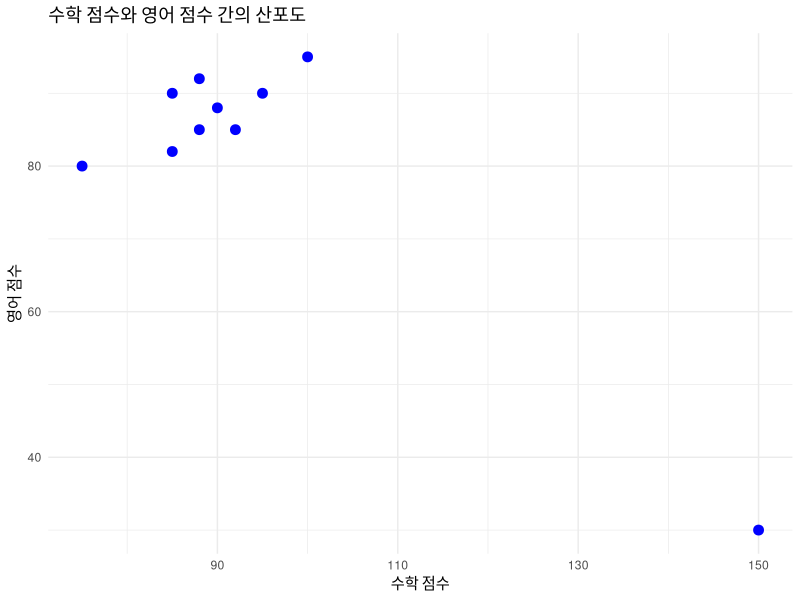

R code for this plot:

# 설치된 패키지 불러오기
library(openxlsx)

# ggplot2 패키지 로드
library(ggplot2)

# students 데이터프레임 생성 (이상치 포함)
students <- data.frame(
  학번 = 1:10,
  이름 = c("홍길동", "김영희", "이철수", "박영수", "최지혜", "한지민", 
         "강하늘", "조정석", "배수지", "김수현"),
  나이 = c(23, 25, 22, 24, 23, 24, 22, 25, 23, 24),
  수학 = c(90, 85, 88, 92, 95, 100, 75, 88, 85, 150),  # 이상치: 150
  영어 = c(88, 90, 92, 85, 90, 95, 80, 85, 82, 30)    # 이상치: 30
)

# 이상치 엑셀 파일 생성
write.xlsx(students, sheetName="Sheet1", file = "data/students_outliers.xlsx")

# 산포도 그리기
ggplot(students, aes(x = 수학, y = 영어)) +
  geom_point(color = "blue", size = 3) +
  labs(title = "수학 점수와 영어 점수 간의 산포도",
       x = "수학 점수",
       y = "영어 점수") +
  theme_minimal()

